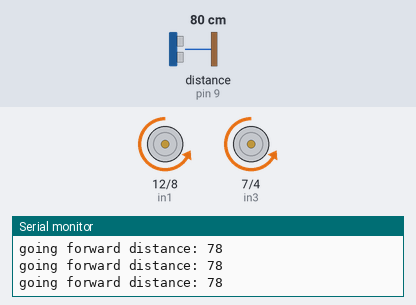
Simulated run of this sketch. Board: Arduino Uno, built with avr-gcc and run on an emulated ATmega328P. Shown: motor-driver pin pairs drawn as motors (green arrow = first pin HIGH = forward, orange = second pin HIGH = backward, longer = more drive, scaled by the enable pin), the last lines printed to the serial monitor. Wiring (inferred from the names in the program): ultrasonic range finder: trigger pin 11; echo pin 9. Inputs (shaded band) come from the test bench; at power-on: distance to the obstacle (sensor on pin 9) 80 cm. The echo pulse lasts 58.3 µs per cm.

Above: at 3.2 s.
3.3 s: distance to the obstacle (sensor on pin 9) set to 23 cm
4.8 s: distance to the obstacle (sensor on pin 9) set to 19 cm
At 5.9 s:
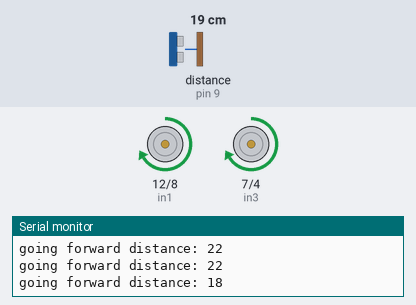
At 6.9 s:
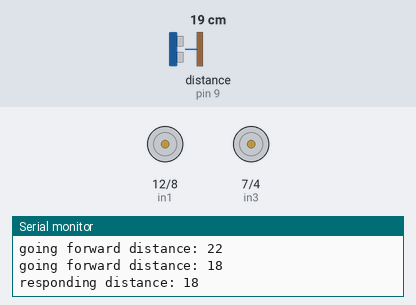
Timing chart, 0 to 13.8 s (numbered marks = the images above; inputs shaded):
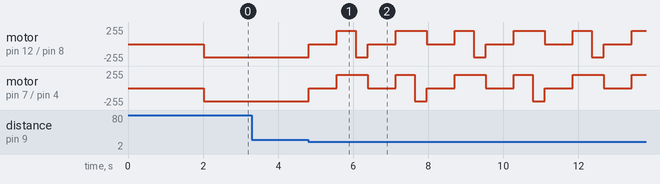

The sketch:

testing_drive_function.ino
```cpp
//Introducing *Jeff* an obstacle avoiding robot
//Richard McEwan 2018

///////////////////////////////////////////////
//////Initialise pins///////////////////////////
///////////////////////////////////////////////
//////Global variables//////////////////////////
///////////////////////////////////////////////


// connect motor controller pins to Arduino digital pins
// motor one
int enA = 6;
int in1 = 12;
int in2 = 8;

// motor two
int enB = 5;
int in3 = 7;
int in4 = 4;

//sensor
const int trigPin = 11;
const int echoPin = 9;
long duration;
int distance;

//set the threshold for obstacle avoidance (cm)
int threshold = 20;

//set a counter.
//Modulo division will produce a crude randomiser for responding function
int count = 0;


///////////////////////////////////////////////
///////////The set up function/////////////////
///////////////////////////////////////////////


void setup() {
// put your setup code here, to run once:

//radar pins
pinMode(trigPin, OUTPUT);
pinMode(echoPin, INPUT);
Serial.begin(9600);

// set all the motor control pins to outputs
pinMode(enA, OUTPUT);
pinMode(enB, OUTPUT);
pinMode(in1, OUTPUT);
pinMode(in2, OUTPUT);
pinMode(in3, OUTPUT);
pinMode(in4, OUTPUT);

//initial delay creates a pause before Jeff acts
delay(2000);
}


///////////////////////////////////////////////
//////////////Radar function///////////////////
///////////////////////////////////////////////

void radar()
{
//updates the global variable distance
digitalWrite(trigPin, LOW);
delayMicroseconds(2);

digitalWrite(trigPin, HIGH);
delayMicroseconds(10);
digitalWrite(trigPin, LOW);

duration = pulseIn(echoPin, HIGH);

distance = duration*0.034/2;
Serial.print("distance: ");
Serial.println(distance);
delay(10);
}


/////////////////////////////////////////////////
////////Individual Motor functions///////////////
/////////////////////////////////////////////////
////////Stop, Forward and Back///////////////
/////////////////////////////////////////////////

//motor A stop
void right_stop()
{
  // turn off motor A (Right)
  digitalWrite(in1, LOW);
  digitalWrite(in2, LOW);
  // set speed to 200 out of possible range 0~255
  analogWrite(enA, 200);
}

//motor B stop
void left_stop()
{
  // turn off motor B (left)
  digitalWrite(in3, LOW);
  digitalWrite(in4, LOW);
  // set speed to 200 out of possible range 0~255
  analogWrite(enB, 200);
}

//motor A forward
void right_forward()
{
      // turn on motor A (Right)
  digitalWrite(in1, LOW);
  digitalWrite(in2, HIGH);
  // set speed to 200 out of possible range 0~255
  analogWrite(enA, 200);
}

//motor B forward
void left_forward()
{
  // turn on motor B (left)
  digitalWrite(in3, LOW);
  digitalWrite(in4, HIGH);
  // set speed to 200 out of possible range 0~255
  analogWrite(enB, 200);
}

//motor A backward
void right_backward()
{
      // turn on motor A (Right)
  digitalWrite(in1, HIGH);
  digitalWrite(in2, LOW);
  // set speed to 200 out of possible range 0~255
  analogWrite(enA, 200);
}

//motor B backward
void left_backward()
{
  // turn on motor B (left)
  digitalWrite(in3, HIGH);
  digitalWrite(in4, LOW);
  // set speed to 200 out of possible range 0~255
  analogWrite(enB, 200);
}

////////////////////////////////////////////
/////Driving functions//////////////////////
////////////////////////////////////////////
/////Forward, reverse, right, left, still///
////////////////////////////////////////////

void forward()
{
right_forward();
left_forward();
}

void reverse()
{
right_backward();
left_backward();
}

void right()
{
//A back, B forward
right_backward();
left_forward();
}

void left()
{
//B back, A forward
right_forward();
left_backward();
}

void still()
{
right_stop();
left_stop();
}


///////////////////////////////////////////////
////////////Responding to obstacle function////
///////////////////////////////////////////////
//////Stop, reverse, and a random turn/////////
///////////////////////////////////////////////
///modulo division on count determines direction
////////////////////////////////////////////////

void respond()
{
  if (count % 2 == false)
  {
     still();
    delay(750);
    reverse();
    delay(500);
    right();
    delay(300);
  } else {
     still();
    delay(750);
    reverse();
    delay(500);
    left();
    delay(300);
  }
}


//////////////////////////////////////////////
//////////////////////////////////////////////
////////Main drive function///////////////////
//////////////////////////////////////////////

void drive()
{

//get the distance
radar();

  // if the distance above threshold go forward
  if (distance > threshold) {
    forward();
    Serial.print("going forward ");
  }

  //If distance less than threshold respond
  else {
   respond();
  Serial.print("responding ");
  }

//added serial readouts for testing and debugging.
}


///////////////////////////////////////////////
///////////Main loop function//////////////////
///////////////////////////////////////////////

void loop() {
// put your main code here, to run repeatedly:

count +=1;
drive();
//delay to steady the signal
delay(10);

}


/*

References and notes (for myself).
1. Google: 'TopTechBoy.com', Paul McWorter, to introduce Arduino and circuits.
Approx 4-10 hours/lessons could be based on his stuff or just follow his videos. Excellent tuition.
He is an engineer/teacher who does cool Python/Arduino stuff and high attitude balloons.
Takes students on path to use potentiometer to increase brightness of LED, and beyond.
2. instructables.com, search Arduino for ideas and links to products.
3. Sensor: HC-SRO4 Ultrasonic Sensor
4. Motor relay: L298N Dual Motor Controller. Google to see how to run them obvious from the code. Note need to remove two EN pins (enablers for PWM to be able to accelerate motors). I used 200 as a constant. Range 0-255 like LEDS on PWM.
5. Cheap Chinese Arduino copy required I download new driver software patch for the USB driver chip.
(See on the chip CH340G or something, hard to read without binoculars, google to find a driver to download).
6. £15 from Banggood.com for for chassis, sensor, switch, motors, motor relay, cheap Arduino  wheels and few wires. Bargain.
7. Chassis is fiddly and very small annoying nuts and bolts, so next I'd buy the kit but use a different body e.g. Mechano or Lego maybe.
8. Powering off a 9v battery.
9. Motor relay feeds off 5v to power Arduino.
10. Be a good summary project to a crash electronics course for kids. Labour time approx 5 -7 hours for me.
11.Additional costs: Bought a glue gun, solder iron, multimeter, few female/male wires and breadboard.
12. Code is mine apart from standard sensor stuff.

*/
```

Measured:
- the behaviour switches between 22 and 21 cm on distance to the obstacle (sensor on pin 9) (found by bisection; images 0 and 1)
